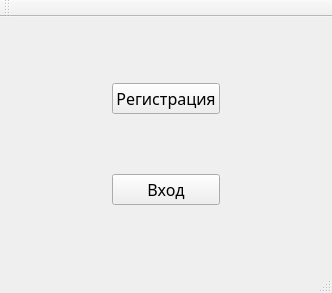
<?xml version="1.0" encoding="UTF-8"?>
<ui version="4.0">
 <class>MainWindow</class>
 <widget class="QMainWindow" name="MainWindow">
  <property name="geometry">
   <rect>
    <x>0</x>
    <y>0</y>
    <width>332</width>
    <height>293</height>
   </rect>
  </property>
  <property name="windowTitle">
   <string>MainWindow</string>
  </property>
  <widget class="QWidget" name="centralWidget">
   <layout class="QGridLayout" name="gridLayout">
    <item row="0" column="0">
     <layout class="QHBoxLayout" name="horizontalLayout">
      <item>
       <spacer name="horizontalSpacer">
        <property name="orientation">
         <enum>Qt::Horizontal</enum>
        </property>
        <property name="sizeHint" stdset="0">
         <size>
          <width>40</width>
          <height>20</height>
         </size>
        </property>
       </spacer>
      </item>
      <item>
       <layout class="QVBoxLayout" name="verticalLayout">
        <item>
         <spacer name="verticalSpacer">
          <property name="orientation">
           <enum>Qt::Vertical</enum>
          </property>
          <property name="sizeHint" stdset="0">
           <size>
            <width>20</width>
            <height>40</height>
           </size>
          </property>
         </spacer>
        </item>
        <item>
         <widget class="QPushButton" name="Registration">
          <property name="font">
           <font>
            <family>Segoe Script</family>
            <pointsize>12</pointsize>
           </font>
          </property>
          <property name="text">
           <string>Регистрация</string>
          </property>
         </widget>
        </item>
        <item>
         <spacer name="verticalSpacer_3">
          <property name="orientation">
           <enum>Qt::Vertical</enum>
          </property>
          <property name="sizeHint" stdset="0">
           <size>
            <width>20</width>
            <height>40</height>
           </size>
          </property>
         </spacer>
        </item>
        <item>
         <widget class="QPushButton" name="Enter">
          <property name="font">
           <font>
            <family>Segoe Script</family>
            <pointsize>12</pointsize>
           </font>
          </property>
          <property name="text">
           <string>Вход</string>
          </property>
          <property name="autoDefault">
           <bool>false</bool>
          </property>
         </widget>
        </item>
        <item>
         <spacer name="verticalSpacer_2">
          <property name="orientation">
           <enum>Qt::Vertical</enum>
          </property>
          <property name="sizeHint" stdset="0">
           <size>
            <width>20</width>
            <height>40</height>
           </size>
          </property>
         </spacer>
        </item>
       </layout>
      </item>
      <item>
       <spacer name="horizontalSpacer_2">
        <property name="orientation">
         <enum>Qt::Horizontal</enum>
        </property>
        <property name="sizeHint" stdset="0">
         <size>
          <width>40</width>
          <height>20</height>
         </size>
        </property>
       </spacer>
      </item>
     </layout>
    </item>
   </layout>
  </widget>
  <widget class="QMenuBar" name="menuBar">
   <property name="geometry">
    <rect>
     <x>0</x>
     <y>0</y>
     <width>332</width>
     <height>21</height>
    </rect>
   </property>
  </widget>
  <widget class="QToolBar" name="mainToolBar">
   <attribute name="toolBarArea">
    <enum>TopToolBarArea</enum>
   </attribute>
   <attribute name="toolBarBreak">
    <bool>false</bool>
   </attribute>
  </widget>
  <widget class="QStatusBar" name="statusBar"/>
 </widget>
 <layoutdefault spacing="6" margin="11"/>
 <resources/>
 <connections/>
</ui>
